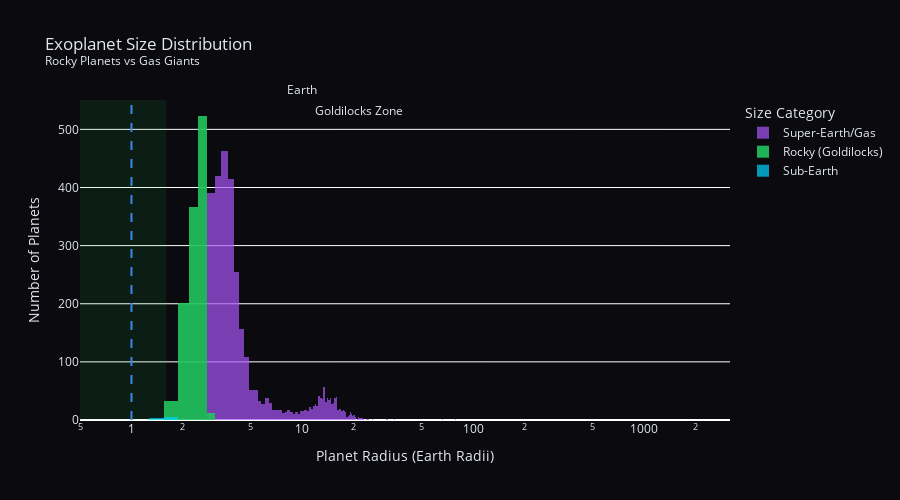

Notebook source saved alongside this figure:
### Code cell
# Visualization 2: Size distribution histogram

df_radius = df_unique[df_unique['pl_rade'].notna()].copy()

# Separate by category
rocky = df_radius[(df_radius['pl_rade'] >= RADIUS_MIN) & (df_radius['pl_rade'] <= RADIUS_MAX)]['pl_rade']
sub_earth = df_radius[df_radius['pl_rade'] < RADIUS_MIN]['pl_rade']
super_earth = df_radius[df_radius['pl_rade'] > RADIUS_MAX]['pl_rade']

fig = go.Figure()

# Add histogram traces
fig.add_trace(go.Histogram(x=super_earth, name='Super-Earth/Gas', 
                           marker_color=COLORS['accent_purple'], opacity=0.7,
                           xbins=dict(start=0.1, end=30, size=0.3)))
fig.add_trace(go.Histogram(x=rocky, name='Rocky (Goldilocks)', 
                           marker_color=COLORS['goldilocks'], opacity=0.9,
                           xbins=dict(start=0.1, end=30, size=0.3)))
fig.add_trace(go.Histogram(x=sub_earth, name='Sub-Earth', 
                           marker_color=COLORS['accent_blue'], opacity=0.7,
                           xbins=dict(start=0.1, end=30, size=0.3)))

# Add Earth reference line
fig.add_vline(x=1.0, line_dash="dash", line_color=COLORS['earth_blue'], 
              annotation_text="Earth", annotation_position="top")

# Add Goldilocks zone shading
fig.add_vrect(x0=RADIUS_MIN, x1=RADIUS_MAX, fillcolor=COLORS['goldilocks'], 
              opacity=0.1, line_width=0, annotation_text="Goldilocks Zone")

fig.update_layout(
    title='Exoplanet Size Distribution<br><sup>Rocky Planets vs Gas Giants</sup>',
    xaxis_title='Planet Radius (Earth Radii)',
    yaxis_title='Number of Planets',
    barmode='overlay',
    paper_bgcolor=COLORS['bg_dark'],
    plot_bgcolor=COLORS['bg_dark'],
    font=dict(color=COLORS['text_light']),
    legend=dict(title="Size Category"),
    height=500,
    xaxis_type="log"
)
fig.show()

### Figure 1 — Plotly figure (JSON) as saved in the notebook; plotly's stock layout.template omitted (floating-point values rounded to 4 significant figures; data arrays with more than 128 entries replaced by an {"elided": "..."} marker saying what was removed)
{"data": [{"marker": {"color": "#a855f7"}, "name": "Super-Earth/Gas", "opacity": 0.7, "type": "histogram", "x": {"elided": "3434 float values"}, "xbins": {"end": 30, "size": 0.3, "start": 0.1}}, {"marker": {"color": "#22c55e"}, "name": "Rocky (Goldilocks)", "opacity": 0.9, "type": "histogram", "x": {"elided": "1136 float values"}, "xbins": {"end": 30, "size": 0.3, "start": 0.1}}, {"marker": {"color": "#00d4ff"}, "name": "Sub-Earth", "opacity": 0.7, "type": "histogram", "x": [0.42, 0.49, 0.43, 0.48, 0.2963, 0.37, 0.3756, 0.4684, 0.4], "xbins": {"end": 30, "size": 0.3, "start": 0.1}}], "layout": {"annotations": [{"showarrow": false, "text": "Earth", "x": 1, "xanchor": "center", "xref": "x", "y": 1, "yanchor": "bottom", "yref": "y domain"}, {"showarrow": false, "text": "Goldilocks Zone", "x": 1.6, "xanchor": "right", "xref": "x", "y": 1, "yanchor": "top", "yref": "y domain"}], "barmode": "overlay", "font": {"color": "#e2e8f0"}, "height": 500, "legend": {"title": {"text": "Size Category"}}, "paper_bgcolor": "#0a0a0f", "plot_bgcolor": "#0a0a0f", "shapes": [{"line": {"color": "#3b82f6", "dash": "dash"}, "type": "line", "x0": 1, "x1": 1, "xref": "x", "y0": 0, "y1": 1, "yref": "y domain"}, {"fillcolor": "#22c55e", "line": {"width": 0}, "opacity": 0.1, "type": "rect", "x0": 0.5, "x1": 1.6, "xref": "x", "y0": 0, "y1": 1, "yref": "y domain"}], "title": {"text": "Exoplanet Size Distribution<br><sup>Rocky Planets vs Gas Giants</sup>"}, "xaxis": {"title": {"text": "Planet Radius (Earth Radii)"}, "type": "log"}, "yaxis": {"title": {"text": "Number of Planets"}}}}
